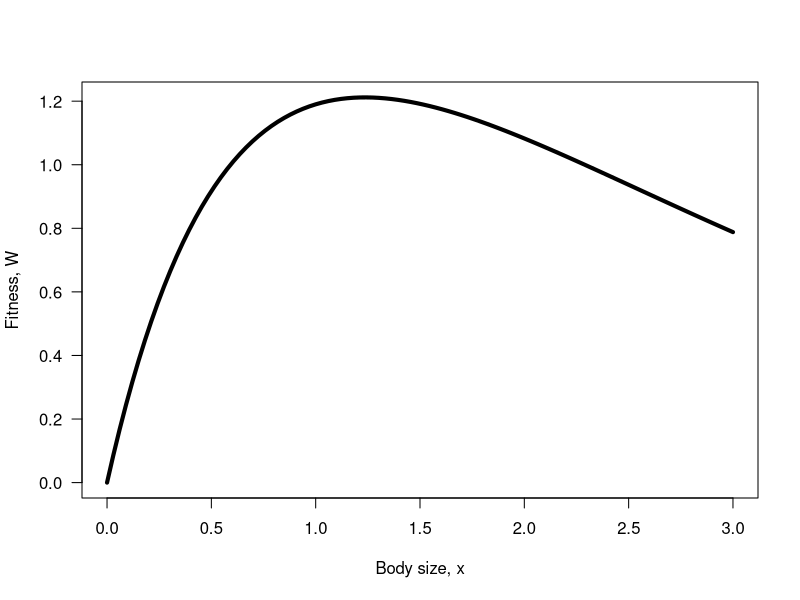

The R script that drew this image:
rm(list=ls())
# Remove all objects from memory
# Function to do numerical integration
INTEGRAND <- function(age,x) {
    Af <- 0
    Bf <- 8
    As <- 1
    Bs <- 0.5
    # parameter values
    return ((Af-Bf*x)*exp(-(As+Bs*x)*age))
    # return function
}

# MAIN PROGRAM
n<- 100
z<- seq(0,3,length=n)
W<- matrix(0,n,1)
for (i in 1:n) {
    # Iterate over n “body sizes”
    x<- z[i]
    # Set value of x
    # Integrate from 1 to infinity and add to W
    W[i] <- integrate(INTEGRAND,1,Inf,x)$value
}

plot(z,-W,type="l", xlab="Body size, x", ylab="Fitness, W",las=1,lwd=4)

##################################
## Texto...
##################################
y <- deriv(~(0+4*x)*exp(-(1+0.5*x))/(1+0.5*x),"x")
y


FUNC <- function(x){
    return(4+0.5*(0-4*x)-(0+4*x)*0.5/(1+0.5*x))
}
B <- uniroot(FUNC, interval= c(0,4))# Set lower interval 1⁄4 0
B$root


# Function to obtain the gradient at a value w
FUNC <- function(w) {
    y <- deriv(~(0+4*x)*exp(-(1+0.5*x))/(1+0.5*x),"x") # Get the derivative
    x <- w
    # Set x equal to w
    z <- eval(y)
    # Evaluate the derivative at w
    d <- attr(z,"gradient")
    # Assign the gradient value to d
    return(d)
    # Return d to the main program
}

# MAIN PROGRAM
# Root must be enclosed by the limits set by the user, here set at 0 to 4
B <- uniroot(FUNC, interval= c(0,4))
B$root
# Print out the value found

rm(list=ls())
# Remove all objects from memory
# Function to supply components for numerical integration
INTEGRAND <- function(age,x)  {
    Af <- 0
    Bf <- 4
    As <- 1
    Bs <- 0.5 # parameter values
    return (-(Af+Bf*x)*exp(-(As+Bs*x)*age))# return function value
}
# Function to call integration routine
FUNC <- function(x){integrate(INTEGRAND,1,Inf,x)$value}
# Minimization routine
nlm(FUNC,p=1)$estimate
